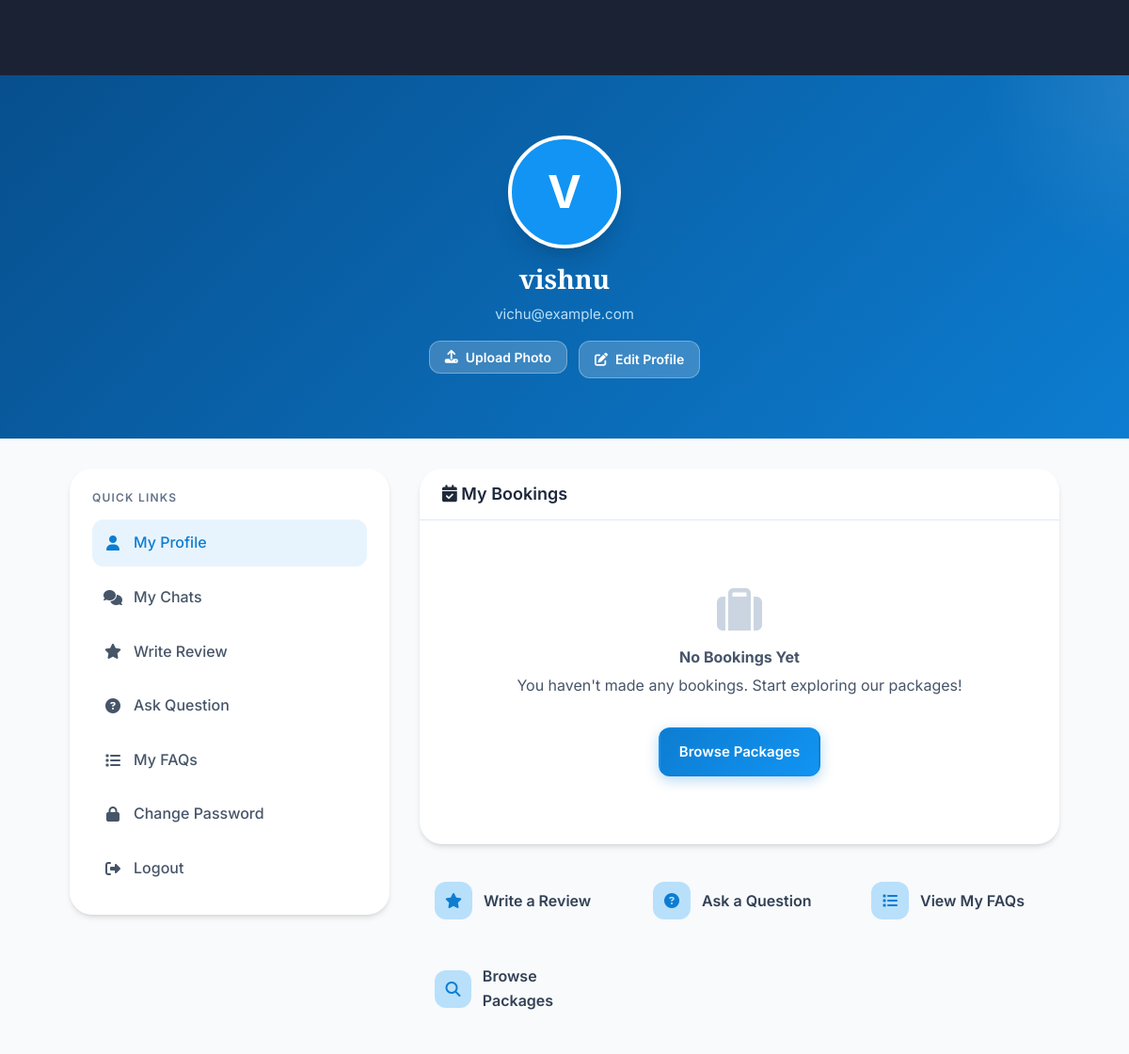
The page /profile/ (signed in) on the database its author committed.
### travel/models.py (models this page shows, shortened)
class CustomUser(AbstractUser):
    USER_TYPE_CHOICES = [
        ('customer', 'Customer'),
        ('packager', 'Packager'),
    ]
    user_type = models.CharField(max_length=10, choices=USER_TYPE_CHOICES)
    is_approved = models.BooleanField(default=False)
    document = models.FileField(upload_to='packager_documents/', blank=True, null=True)

### travel/views.py (the view)
# urls.py: path('profile/', views.user_profile, name='user_profile'),
@login_required
def user_profile(request):
    if request.user.user_type != 'customer':
        return redirect('home')
    profile = getattr(request.user, 'customer_profile', None)
    bookings = Booking.objects.filter(user=request.user)
    faqs = FAQ.objects.filter(user=request.user).order_by('-created_at')[:5]
    return render(request, 'travel/user_profile.html', {
        'profile': profile,
        'bookings': bookings,
        'faqs': faqs,
    })

### travel/templates/travel/user_profile.html (shortened to what this page needs)
{% extends 'travel/base.html' %}
{% load static %}
{% block content %}
<div class="profile-page">
    <div class="profile-header">
        <div class="profile-avatar-container">
            {% if profile.profile_image %}
                <img src="{{ profile.profile_image.url }}" alt="{{ profile.name }}" class="profile-avatar">
            {% else %}
                <div class="profile-avatar-placeholder">
                    {{ user.username|first|upper }}
                </div>
            {% endif %}
        </div>
        <h1 class="profile-name">{{ profile.name|default:user.username }}</h1>
        <p class="profile-email">{{ user.email }}</p>
        <div class="profile-actions">
            <form method="post" enctype="multipart/form-data" action="{% url 'upload_image' %}" style="display: inline;">
                <button type="submit" class="btn btn-upload">
                    <i class="fa fa-upload"></i> Upload Photo
                </button>
            </form>
            <a href="{% url 'edit_customer_profile' %}" class="btn btn-upload">
                <i class="fa fa-edit"></i> Edit Profile
            </a>
        </div>
    </div>
    <div class="profile-content">
        <aside class="profile-sidebar">
            <div class="sidebar-card">
                <h3>Quick Links</h3>
                <nav class="sidebar-nav">
                    <a href="{% url 'user_profile' %}" class="active">
                        <i class="fa fa-user"></i> My Profile
                    </a>
                    <a href="{% url 'my_chats' %}">
                        <i class="fa fa-comments"></i> My Chats
                    </a>
                    <a href="{% url 'write_review' %}">
                        <i class="fa fa-star"></i> Write Review
                    </a>
                    <a href="{% url 'ask_faq' %}">
                        <i class="fa fa-question-circle"></i> Ask Question
                    </a>
                    <a href="{% url 'view_faqs' %}">
                        <i class="fa fa-list"></i> My FAQs
                    </a>
                    <a href="{% url 'change_password' %}">
                        <i class="fa fa-lock"></i> Change Password
                    </a>
                    <a href="{% url 'logout' %}">
                        <i class="fa fa-sign-out-alt"></i> Logout
                    </a>
                </nav>
            </div>
        </aside>
        <main class="profile-main">
            <div class="main-card">
                <div class="card-header">
                    <h2><i class="fa fa-calendar-check"></i> My Bookings</h2>
                </div>
                <div class="card-body">
                    {% if bookings %}
                        <table class="bookings-table">
                            <thead>
                                <tr>
                                    <th>Package</th>
                                    <th>Packager</th>
                                    <th>Travel Date</th>
                                    <th>Travelers</th>
                                    <th>Status</th>
                                    <th>Price</th>
                                    <th>Payment</th>
                                </tr>
                            </thead>
                            <tbody>
                                {% for booking in bookings %}
                                    <tr>
                                        <td><strong>{{ booking.package.name }}</strong></td>
                                        <td>{{ booking.package.packager.username }}</td>
                                        <td>{{ booking.travel_date|date:"M j, Y" }}</td>
                                        <td>{{ booking.num_travelers }}</td>
                                        <td>
                                            <span class="status-badge {{ booking.status }}">{{ booking.status }}</span>
                                        </td>
                                        <td>₹{{ booking.total_price }}</td>
                                        <td>
                                            {% if booking.payment_link and booking.status == 'accepted' and booking.payment_status == 'pending' %}
                                                <a href="/pay/{{ booking.id }}/" class="pay-btn">Pay Now</a>
                                            {% elif booking.payment_status == 'paid' %}
                                                <span class="payment-badge paid">Paid</span>
                                            {% else %}
                                                <span class="payment-badge pending">Pending</span>
                                            {% endif %}
                                        </td>
                                    </tr>
                                {% endfor %}
                            </tbody>
                        </table>
                    {% else %}
                        <div class="empty-state">
                            <i class="fa fa-suitcase"></i>
                            <h4>No Bookings Yet</h4>
                            <p>You haven't made any bookings. Start exploring our packages!</p>
                            <a href="{% url 'all_packages' %}" class="btn btn-primary" style="margin-top: var(--space-4);">
                                Browse Packages
                            </a>
                        </div>
                    {% endif %}
                </div>
            </div>
            <div class="quick-actions">
                <a href="{% url 'write_review' %}" class="quick-action">
                    <i class="fa fa-star"></i>
                    <span>Write a Review</span>
                </a>
                <a href="{% url 'ask_faq' %}" class="quick-action">
                    <i class="fa fa-question-circle"></i>
                    <span>Ask a Question</span>
                </a>
                <a href="{% url 'view_faqs' %}" class="quick-action">
                    <i class="fa fa-list"></i>
                    <span>View My FAQs</span>
                </a>
                <a href="{% url 'all_packages' %}" class="quick-action">
                    <i class="fa fa-search"></i>
                    <span>Browse Packages</span>
                </a>
            </div>
        </main>
    </div>
</div>
{% endblock %}

### travel/static/travel/css/style.css (style rules this page uses)
:root { --primary-50: #e8f4fd; --primary-100: #b8e0fb; --primary-200: #87cbf9; --primary-300: #57b6f7; --primary-400: #34a5f5; --primary-500: #1194f3; --primary-600: #0d7dd1; --primary-700: #0a66af; --primary-800: #074f8d; --primary-900: #04386b; --accent-50: #fff5e6; --accent-100: #ffe6cc; --accent-200: #ffd699; --accent-300: #ffc766; --accent-400: #ffb733; --accent-500: #ffa800; --accent-600: #e69900; --accent-700: #cc8800; --accent-800: #b37700; --accent-900: #996600; --gray-50: #f8fafc; --gray-100: #f1f5f9; --gray-200: #e2e8f0; --gray-300: #cbd5e1; --gray-400: #94a3b8; --gray-500: #64748b; --gray-600: #475569; --gray-700: #334155; --gray-800: #1e293b; --gray-900: #0f172a; --success: #10b981; --success-light: #d1fae5; --warning: #f59e0b; --warning-light: #fef3c7; --error: #ef4444; --error-light: #fee2e2; --info: #3b82f6; --info-light: #dbeafe; --font-sans: 'Inter', -apple-system, BlinkMacSystemFont, 'Segoe UI', sans-serif; --font-serif: 'Playfair Display', Georgia, serif; --space-1: 0.25rem; --space-2: 0.5rem; --space-3: 0.75rem; --space-4: 1rem; --space-5: 1.25rem; --space-6: 1.5rem; --space-8: 2rem; --space-10: 2.5rem; --space-12: 3rem; --space-16: 4rem; --space-20: 5rem; --space-24: 6rem; --shadow-sm: 0 1px 2px 0 rgba(0, 0, 0, 0.05); --shadow-md: 0 4px 6px -1px rgba(0, 0, 0, 0.1), 0 2px 4px -2px rgba(0, 0, 0, 0.1); --shadow-lg: 0 10px 15px -3px rgba(0, 0, 0, 0.1), 0 4px 6px -4px rgba(0, 0, 0, 0.1); --shadow-xl: 0 20px 25px -5px rgba(0, 0, 0, 0.1), 0 8px 10px -6px rgba(0, 0, 0, 0.1); --shadow-2xl: 0 25px 50px -12px rgba(0, 0, 0, 0.25); --radius-sm: 0.25rem; --radius-md: 0.5rem; --radius-lg: 0.75rem; --radius-xl: 1rem; --radius-2xl: 1.5rem; --radius-full: 9999px; --transition-fast: 150ms ease; --transition-base: 250ms ease; --transition-slow: 350ms ease; }
*, *::before, *::after { margin: 0; padding: 0; box-sizing: border-box; }
html { font-size: 16px; scroll-behavior: smooth; -webkit-font-smoothing: antialiased; }
body { font-family: var(--font-sans); font-size: 1rem; line-height: 1.6; color: var(--gray-800); background-color: var(--gray-50); overflow-x: hidden; }
a { color: var(--primary-600); text-decoration: none; transition: color var(--transition-fast); }
button { font-family: inherit; cursor: pointer; border: none; background: none; }
h1, h2, h3, h4, h5, h6 { font-family: var(--font-serif); font-weight: 700; line-height: 1.2; color: var(--gray-900); margin-bottom: var(--space-4); }
h1 { font-size: clamp(2.5rem, 5vw, 4rem); }
h2 { font-size: clamp(2rem, 4vw, 3rem); }
h3 { font-size: clamp(1.5rem, 3vw, 2rem); }
h4 { font-size: clamp(1.25rem, 2.5vw, 1.5rem); }
p { margin-bottom: var(--space-4); color: var(--gray-600); }
.btn { display: inline-flex; align-items: center; justify-content: center; padding: var(--space-3) var(--space-6); font-size: 0.9375rem; font-weight: 600; border-radius: var(--radius-lg); transition: all var(--transition-base); cursor: pointer; border: none; }
.btn-primary { background: linear-gradient(135deg, var(--primary-600), var(--primary-500)); color: white; }

### rows shown on the page
CustomUser: username|first "V", name "vishnu", email "vichu@example.com"
